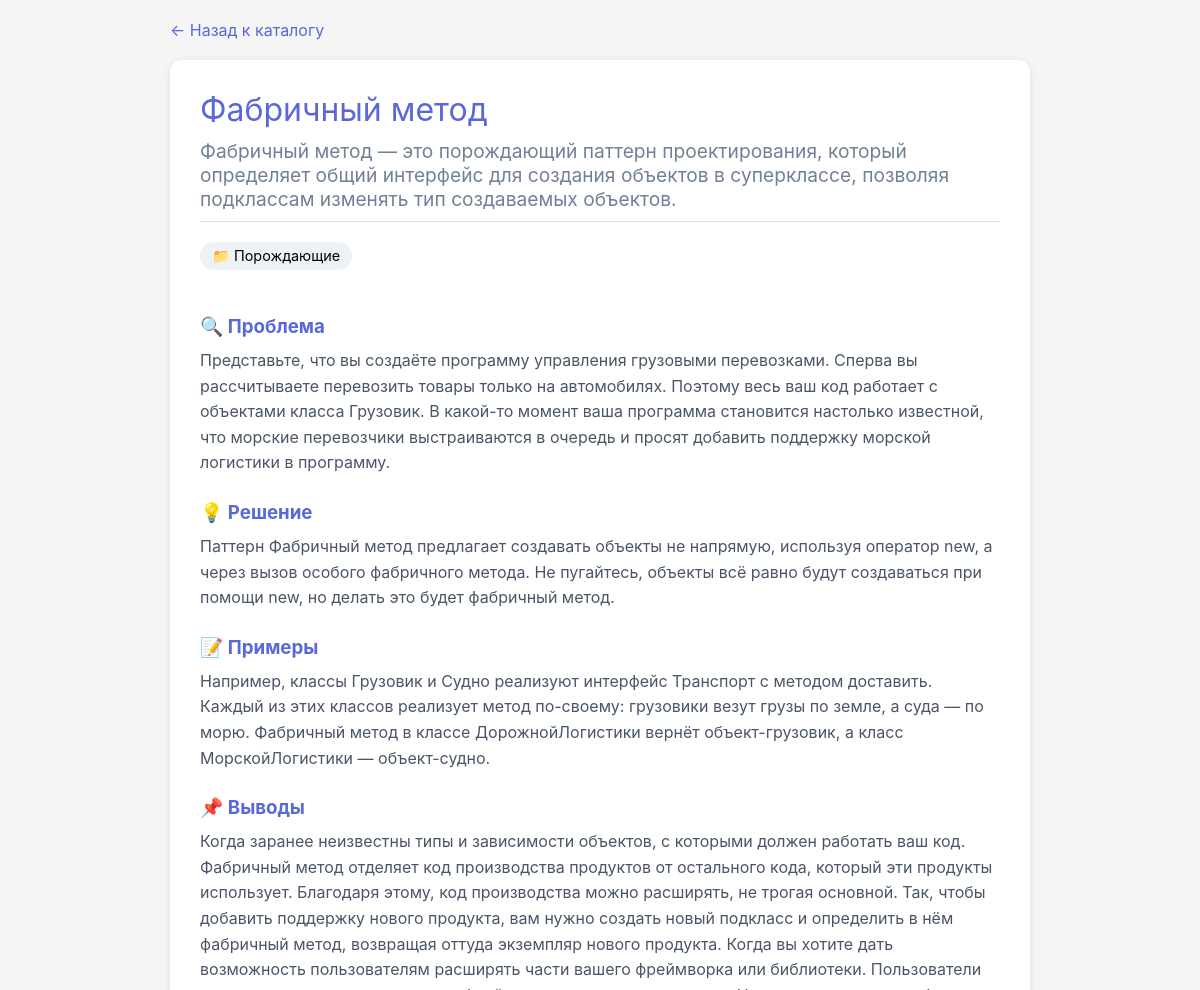
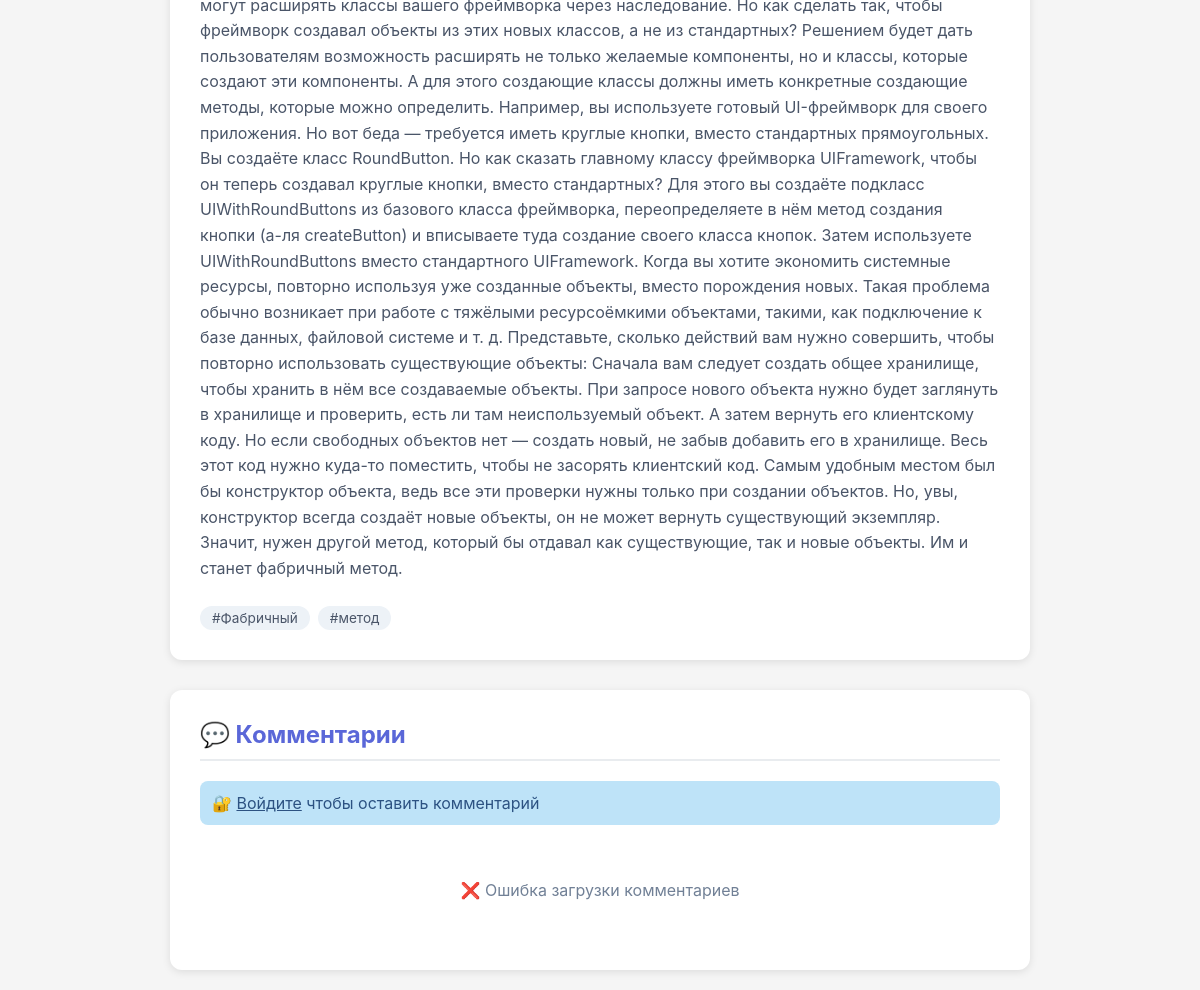
Page /pattern/1/ on the committed database (2 pictures, top to bottom).
### main/models.py (models this page shows)
class Patterns(models.Model):
    id = models.AutoField(primary_key=True)
    title = models.CharField(max_length=45)
    categories = models.ForeignKey(Categories, on_delete=models.DO_NOTHING, db_column='categories_id')
    term = models.TextField()
    problem = models.TextField()
    solution = models.TextField()
    examples = models.TextField()
    consclusions = models.TextField()
    tags = models.ManyToManyField(Tags, blank=True)
    stacks = models.ManyToManyField(Stacks, blank=True)
    class Meta:
        db_table = 'patterns'
        unique_together = (('id', 'categories'),)

class Categories(models.Model):
    id = models.AutoField(primary_key=True)
    title = models.CharField(max_length=45, blank=True, null=True, unique=True)
    class Meta:
        db_table = 'categories'

class Tags(models.Model):
    id = models.AutoField(primary_key=True)
    name = models.CharField(max_length=45, blank=True, null=True)
    class Meta:
        db_table = 'tags'

### main/views.py (the view)
# urls.py: path('pattern/<int:id>/', views.pattern_detail, name='pattern_detail'),
def pattern_detail(request, id):
    pattern = get_object_or_404(Patterns, id=id)
    return render(request, 'test/pattern-detail.html', {"pattern": pattern})

### templates/test/pattern-detail.html (shortened to what this page needs)
<!DOCTYPE html>
<html lang="ru">
<head>
</head>
<body>
    <a href="javascript:history.back()" class="back-link">← Назад к каталогу</a>
    <div class="pattern-container">
        <div class="pattern-title">{{ pattern.title }}</div>
        {% if pattern.term %}
            <div class="pattern-term">{{ pattern.term }}</div>
        {% endif %}
        <div class="category-badge">
            📁 {{ pattern.categories.title }}
        </div>
        {% if pattern.problem %}
        <div class="section">
            <h3>🔍 Проблема</h3>
            <p>{{ pattern.problem }}</p>
        </div>
        {% endif %}
        {% if pattern.solution %}
        <div class="section">
            <h3>💡 Решение</h3>
            <p>{{ pattern.solution }}</p>
        </div>
        {% endif %}
        {% if pattern.examples %}
        <div class="section">
            <h3>📝 Примеры</h3>
            <p>{{ pattern.examples }}</p>
        </div>
        {% endif %}
        {% if pattern.consclusions %}
        <div class="section">
            <h3>📌 Выводы</h3>
            <p>{{ pattern.consclusions }}</p>
        </div>
        {% endif %}
        {% if pattern.tags.all %}
        <div class="tags">
            {% for tag in pattern.tags.all %}
                <span class="tag">#{{ tag.name }}</span>
            {% endfor %}
        </div>
        {% endif %}
    </div>
    <div class="comments-section">
        <h3 class="comments-title">💬 Комментарии</h3>
        {% if user.is_authenticated %}
        <div class="comment-form">
            <textarea id="comment-text" placeholder="Напишите ваш комментарий..."></textarea>
            <button onclick="addComment()">📝 Отправить комментарий</button>
        </div>
        {% else %}
        <div class="message message-info" style="background: #bee3f8; color: #2c5282;">
            🔐 <a href="{% url 'sign_up' %}" style="color: #2c5282;">Войдите</a> чтобы оставить комментарий
        </div>
        {% endif %}
        <div id="comments-list" class="comments-list">
        </div>
    </div>
</body>
</html>

### templates/test/pattern-detail.html (style rules this page uses)
* { margin: 0; padding: 0; box-sizing: border-box; }
body { font-family: -apple-system, BlinkMacSystemFont, 'Segoe UI', Roboto, sans-serif; max-width: 900px; margin: 0 auto; padding: 20px; background: #f5f5f5; }
.pattern-container { background: white; border-radius: 12px; padding: 30px; box-shadow: 0 2px 8px rgba(0,0,0,0.1); margin-bottom: 30px; }
.pattern-title { font-size: 2rem; color: #5a67d8; margin-bottom: 10px; }
.pattern-term { font-size: 1.2rem; color: #718096; margin-bottom: 20px; padding-bottom: 10px; border-bottom: 1px solid #e0e0e0; }
.section { margin: 25px 0; }
.section h3 { color: #5a67d8; margin-bottom: 10px; }
.section p { line-height: 1.6; color: #4a5568; }
.category-badge { display: inline-block; background: #edf2f7; padding: 5px 12px; border-radius: 20px; font-size: 0.9rem; margin-bottom: 20px; }
.back-link { display: inline-block; margin-bottom: 20px; color: #5a67d8; text-decoration: none; }
.tags { display: flex; flex-wrap: wrap; gap: 8px; margin-top: 20px; }
.tag { background: #edf2f7; padding: 4px 12px; border-radius: 20px; font-size: 0.85rem; color: #4a5568; }
.comments-section { background: white; border-radius: 12px; padding: 30px; box-shadow: 0 2px 8px rgba(0,0,0,0.1); }
.comments-title { font-size: 1.5rem; color: #5a67d8; margin-bottom: 20px; padding-bottom: 10px; border-bottom: 2px solid #e9ecef; }
.comments-list { max-height: 500px; overflow-y: auto; }
.message { padding: 12px; border-radius: 8px; margin-bottom: 15px; }

### rows in the picture
Patterns: title "Фабричный метод", term "Фабричный метод — это порождающий паттерн проектирования, который определяет общий интерфейс для создания объектов в суперклассе, позволяя подклассам изменять тип создаваемых объектов.", categories "Порождающие", problem "Представьте, что вы создаёте программу управления грузовыми перевозками. Сперва вы рассчитываете перевозить товары только на автомобилях. Поэтому весь ваш код работает с объектами класса Грузовик. В какой-то момент ваша программа становится настолько известной, что морские перевозчики выстраиваются в очередь и просят добавить поддержку морской логистики в программу.", solution "Паттерн Фабричный метод предлагает создавать объекты не напрямую, используя оператор new, а через вызов особого фабричного метода. Не пугайтесь, объекты всё равно будут создаваться при помощи new, но делать это будет фабричный метод.", examples "Например, классы Грузовик и Судно реализуют интерфейс Транспорт с методом доставить. Каждый из этих классов реализует метод по-своему: грузовики везут грузы по земле, а суда — по морю. Фабричный метод в классе ДорожнойЛогистики вернёт объект-грузовик, а класс МорскойЛогистики — объект-судно.", consclusions "Когда заранее неизвестны типы и зависимости объектов, с которыми должен работать ваш код. Фабричный метод отделяет код производства продуктов от остального кода, который эти продукты использует. Благодаря этому, код производства можно расширять, не трогая основной. Так, чтобы добавить поддержку нового продукта, вам нужно создать новый подкласс и определить в нём фабричный метод, возвращая оттуда экземпляр нового продукта. Когда вы хотите дать возможность пользователям расширять части вашего фреймворка или библиотеки. Пользователи могут расширять классы вашего фреймворка через наследование. Но как сделать так, чтобы фреймворк создавал объекты из этих новых классов, а не из стандартных?…"
Tags: name "Фабричный"
Tags: name "метод"
